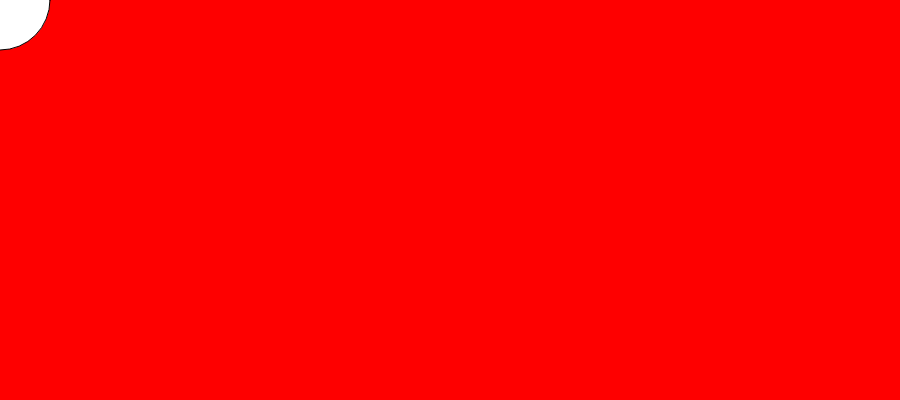
Frame 1 (no input)
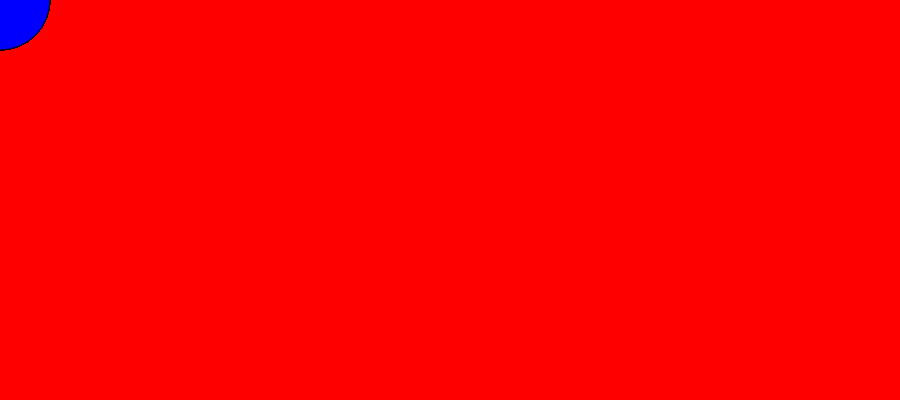
Frame 60 (no input)
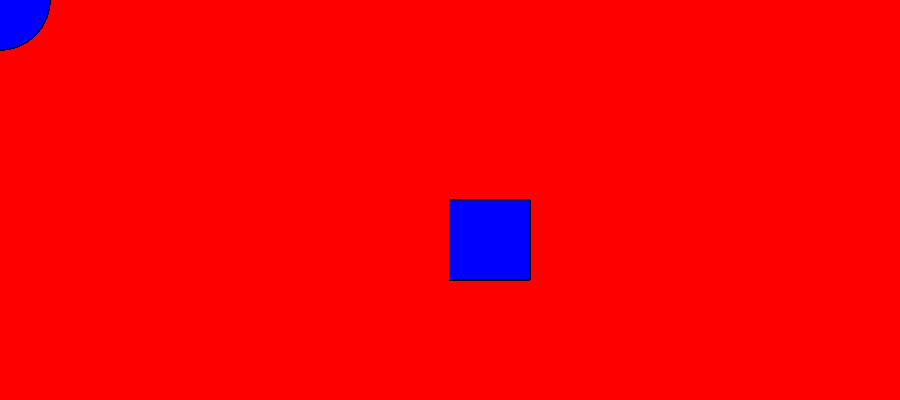
Frame 120 (the mouse pressed at the canvas centre since frame 60)

The p5.js sketch that drew these frames (run headless with seeded random() and noise() and a simulated clock; from frame 60 on, the mouse is pressed at the canvas centre):

// p5.js sketch
// ── sketch.js
function setup() {
    createCanvas(900, 400);
    background(254,0,0)

}



function draw() {
    
    if(mouseIsPressed) {
        rect(mouseX,mouseY,80,80);
    } else {
        ellipse(mouseX,mouseY,100,100);
    } 
    
    
    fill(0,0,254)
  }



// ── practice1.js
function setup() {
    createCanvas(1440, 600);
    background(254,0,0)

}



function draw() {
    
    if(mouseIsPressed) {
        rect(mouseX,mouseY,80,80);
    } else {
        ellipse(mouseX,mouseY,100,100);
    } 
     
    fill(0,0,254)
  }
